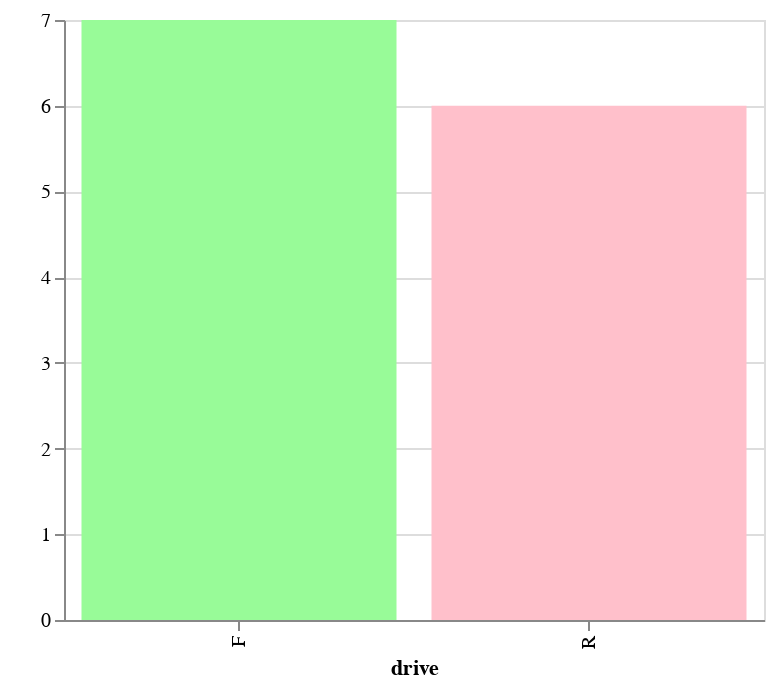

Source (notebook cell):
### Code cell
bar = alt.Chart(df_drives).mark_bar().encode(
    x=alt.X('drive:N', sort=['L', 'F', 'R']),
    y=' ',
    color = alt.condition(
        alt.datum.drive == 'F',
        alt.value('palegreen'), 
        alt.value('pink')
    )
).properties(width=350)

bar

### Figure 1 — Vega-Lite specification as saved in the notebook (floating-point values rounded to 4 significant figures)
{"config": {"view": {"continuousWidth": 400, "continuousHeight": 300}}, "data": {"name": "data-b274e23fc9591d2b980a553c544313f8"}, "mark": "bar", "encoding": {"color": {"condition": {"value": "palegreen", "test": "(datum.drive === 'F')"}, "value": "pink"}, "x": {"type": "nominal", "field": "drive", "sort": ["L", "F", "R"]}, "y": {"type": "quantitative", "field": " "}}, "width": 350, "$schema": "https://vega.github.io/schema/vega-lite/v4.8.1.json", "datasets": {"data-b274e23fc9591d2b980a553c544313f8": [{"drive": "F", " ": 7}, {"drive": "R", " ": 6}]}}
